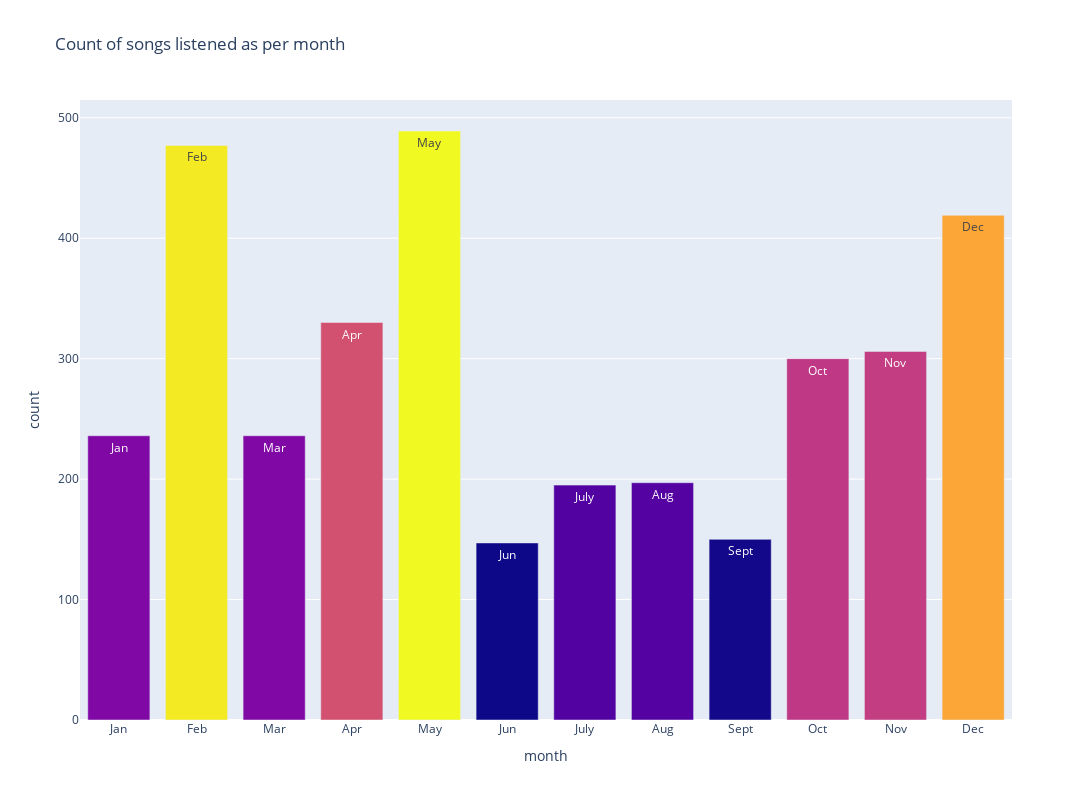

The notebook cell this image was saved under:
### Markdown cell above
Songs listened as per months

### Code cell
# plot for count of track listened
month = df_stream_history['month'].value_counts().sort_index(ascending=True)

months = ['Jan', 'Feb', 'Mar', 'Apr', 'May', 'Jun', 'July', 'Aug', 'Sept', 'Oct', 'Nov', 'Dec']

fig = go.Figure(
    data=[
        go.Bar(
            x = months, 
            y = month.values,
            marker = {
                'color' : month.values
            },
            text = months,
            textposition = 'inside'
        )
    ]
)
fig.update_layout(
    title_text='Count of songs listened as per month',
    barmode='group', 
    xaxis_title = "month",
    yaxis_title = "count",
    height = 800,
    width = 1210,
    hovermode = 'x'
)
fig.show()

### Figure 1 — Plotly figure (JSON) as saved in the notebook; plotly's stock layout.template omitted (floating-point values rounded to 4 significant figures)
{"data": [{"marker": {"color": [236, 477, 236, 330, 489, 147, 195, 197, 150, 300, 306, 419]}, "text": ["Jan", "Feb", "Mar", "Apr", "May", "Jun", "July", "Aug", "Sept", "Oct", "Nov", "Dec"], "textposition": "inside", "type": "bar", "x": ["Jan", "Feb", "Mar", "Apr", "May", "Jun", "July", "Aug", "Sept", "Oct", "Nov", "Dec"], "y": [236, 477, 236, 330, 489, 147, 195, 197, 150, 300, 306, 419]}], "layout": {"barmode": "group", "height": 800, "hovermode": "x", "title": {"text": "Count of songs listened as per month"}, "width": 1210, "xaxis": {"title": {"text": "month"}}, "yaxis": {"title": {"text": "count"}}}}
